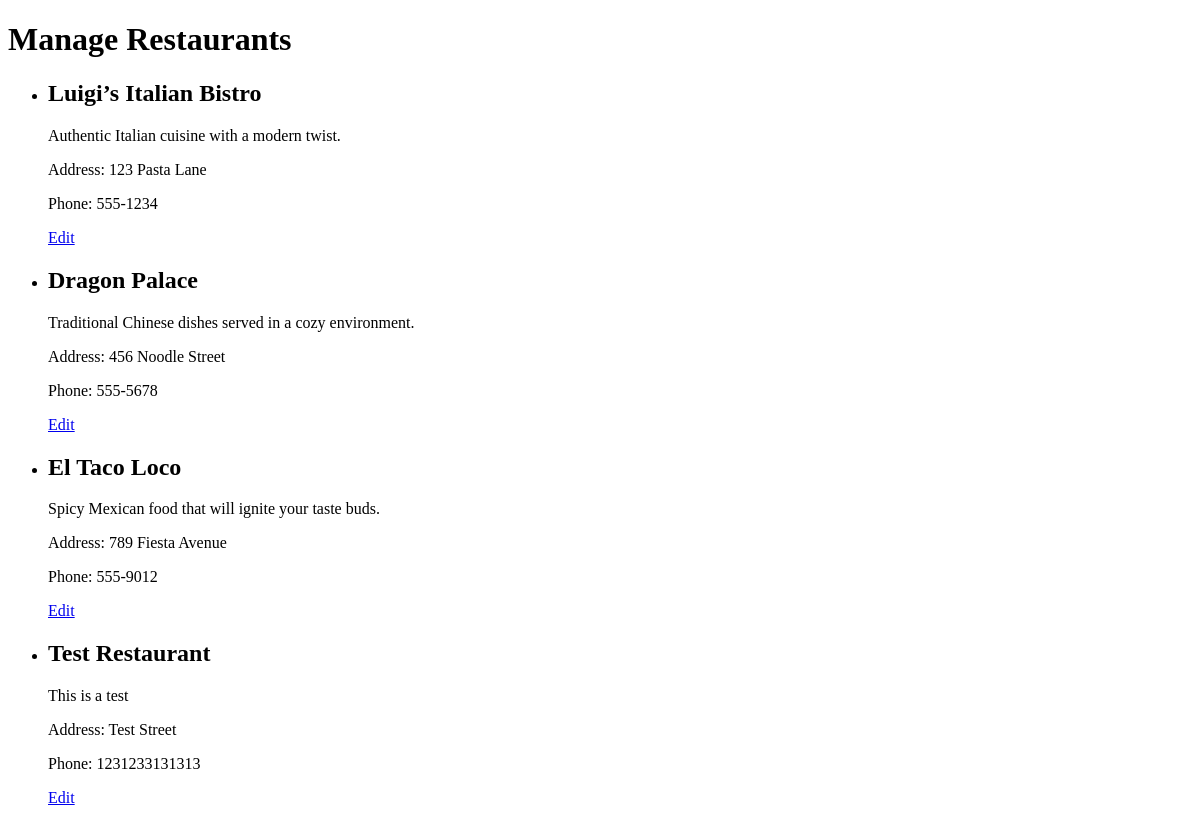
The app's page /restaurants/manage, older data.
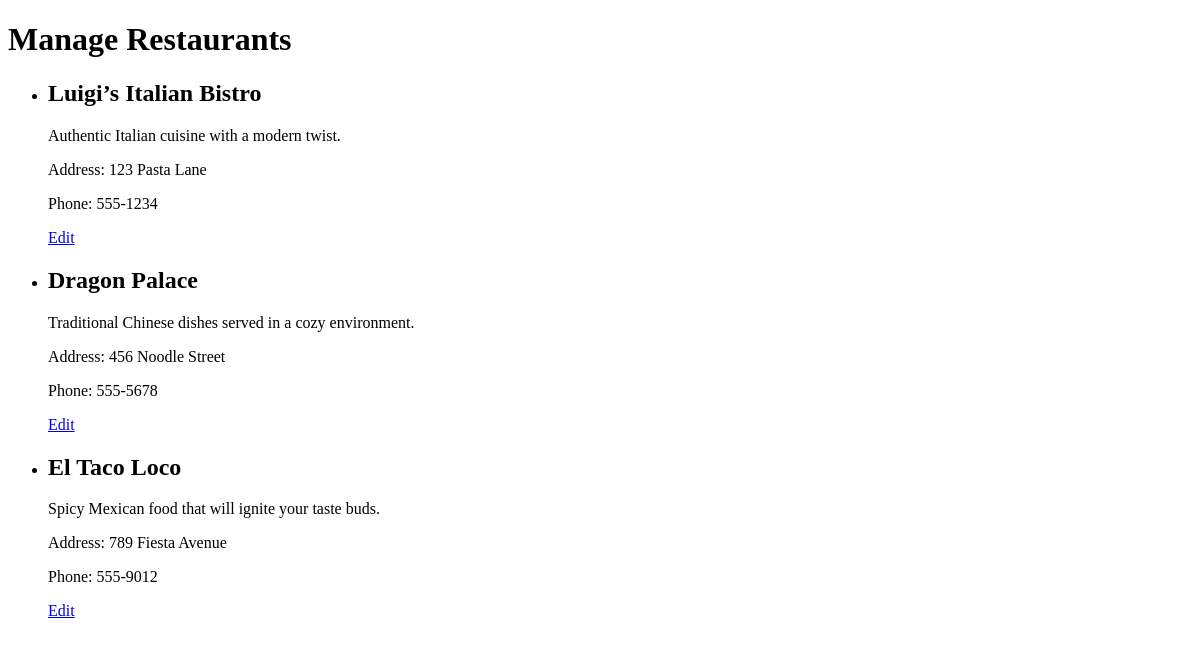
The same page, newer data.
### app/models.py (models this page shows, shortened)
class Restaurant(db.Model):
    __tablename__ = 'restaurants'  # Ensure plural
    id = db.Column(db.Integer, primary_key=True)
    name = db.Column(db.String(128), nullable=False)
    address = db.Column(db.String(256), nullable=False)
    phone_number = db.Column(db.String(20), nullable=False)
    description = db.Column(db.Text(), nullable=True)
    manager_id = db.Column(db.Integer, db.ForeignKey('users.id'), nullable=False)
    categories = db.relationship('Category', secondary='restaurant_categories', back_populates='restaurants')
    reservations = db.relationship('Reservation', back_populates='restaurant', cascade='all, delete-orphan')

### app/main/routes.py (the view)
@bp.route('/restaurants/manage')
def manage_restaurants():
    restaurants = Restaurant.query.all()
    return render_template('manage_restaurants.html', restaurants=restaurants)

### app/templates/manage_restaurants.html (shortened to what this page needs)
<!DOCTYPE html>
<html lang="en">
<head>
</head>
<body>
    <h1>Manage Restaurants</h1>
    <ul>
        {% for restaurant in restaurants %}
            <li>
                <h2>{{ restaurant.name }}</h2>
                <p>{{ restaurant.description }}</p>
                <p>Address: {{ restaurant.address }}</p>
                <p>Phone: {{ restaurant.phone_number }}</p>
                <p>
                    <a href="{{ url_for('main.edit_restaurant', restaurant_id=restaurant.id) }}">Edit</a>
                </p>
            </li>
        {% endfor %}
    </ul>
</body>
</html>

Row changes from the older to the newer data that the page shows:
removed Restaurant: name "Test Restaurant", description "This is a test", address "Test Street", phone_number "1231233131313"
